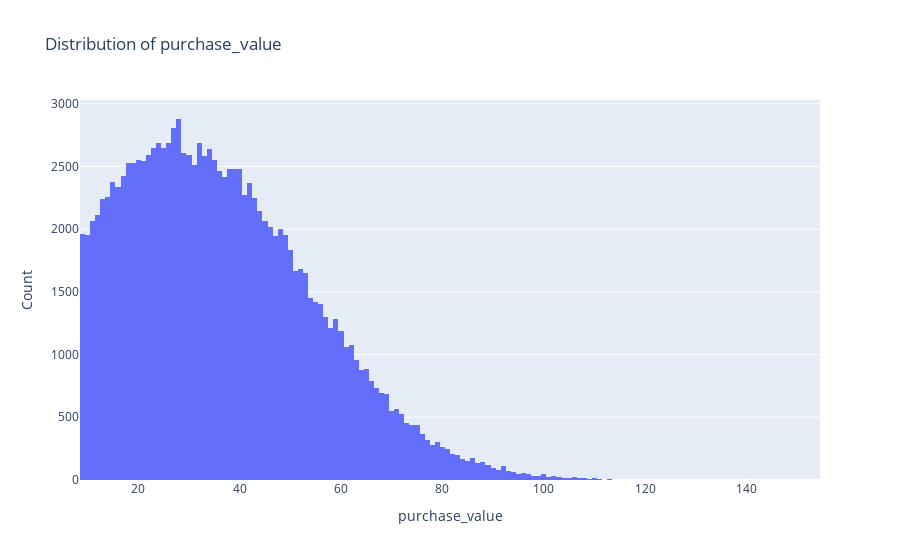
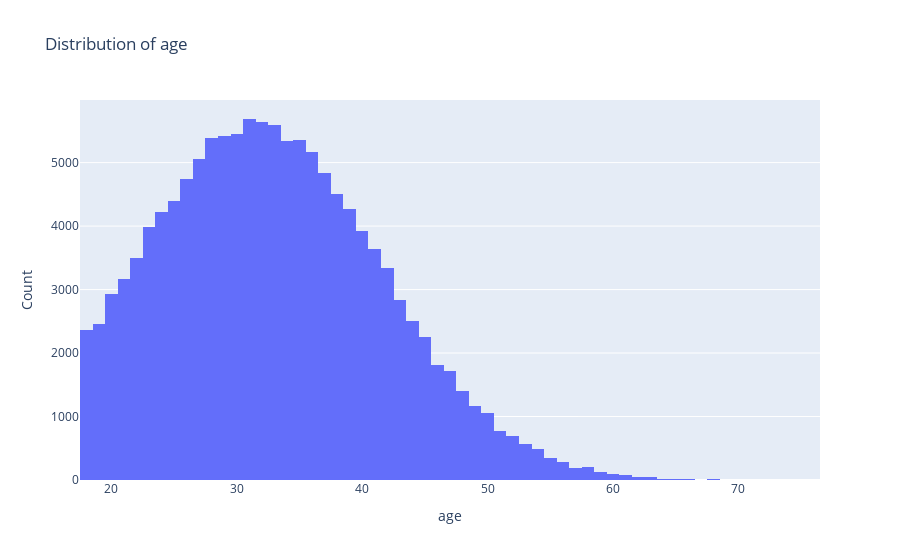
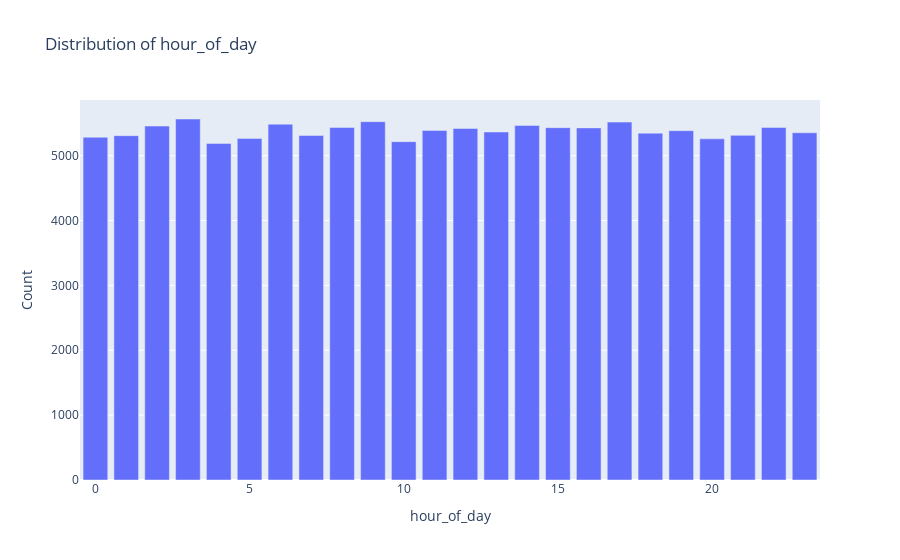
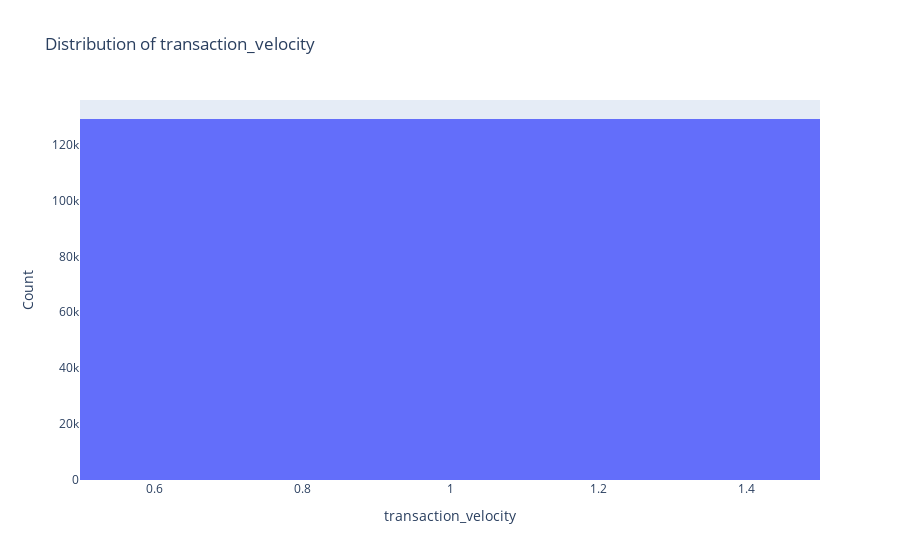

Notebook source saved alongside these figures, in order:
### Code cell
# Distribution analysis of key features
key_features = ['purchase_value', 'age', 'hour_of_day', 'transaction_velocity']
for feature in key_features:
    if feature in fraud_data_featured.columns:
        print(f"\nAnalyzing distribution of {feature}...")
        plot_distribution(fraud_data_featured, feature)

### Figure 1 — Plotly figure (JSON) as saved in the notebook; plotly's stock layout.template omitted (floating-point values rounded to 4 significant figures; data arrays with more than 128 entries replaced by an {"elided": "..."} marker saying what was removed)
{"data": [{"name": "purchase_value", "type": "histogram", "x": {"elided": "129146 int values"}}], "layout": {"title": {"text": "Distribution of purchase_value"}, "xaxis": {"title": {"text": "purchase_value"}}, "yaxis": {"title": {"text": "Count"}}}}

### Figure 2 — Plotly figure (JSON) as saved in the notebook; plotly's stock layout.template omitted (floating-point values rounded to 4 significant figures; data arrays with more than 128 entries replaced by an {"elided": "..."} marker saying what was removed)
{"data": [{"name": "age", "type": "histogram", "x": {"elided": "129146 int values"}}], "layout": {"title": {"text": "Distribution of age"}, "xaxis": {"title": {"text": "age"}}, "yaxis": {"title": {"text": "Count"}}}}

### Figure 3 — Plotly figure (JSON) as saved in the notebook; plotly's stock layout.template omitted (floating-point values rounded to 4 significant figures)
{"data": [{"type": "bar", "x": [3, 9, 17, 6, 14, 2, 8, 22, 15, 16, 12, 11, 19, 13, 23, 18, 21, 7, 1, 0, 5, 20, 10, 4], "y": [5565, 5524, 5517, 5485, 5465, 5456, 5435, 5435, 5432, 5428, 5419, 5389, 5385, 5365, 5353, 5347, 5313, 5311, 5308, 5284, 5266, 5259, 5216, 5189]}], "layout": {"title": {"text": "Distribution of hour_of_day"}, "xaxis": {"title": {"text": "hour_of_day"}}, "yaxis": {"title": {"text": "Count"}}}}

### Figure 4 — Plotly figure (JSON) as saved in the notebook; plotly's stock layout.template omitted (floating-point values rounded to 4 significant figures; data arrays with more than 128 entries replaced by an {"elided": "..."} marker saying what was removed)
{"data": [{"name": "transaction_velocity", "type": "histogram", "x": {"elided": "129146 float values"}}], "layout": {"title": {"text": "Distribution of transaction_velocity"}, "xaxis": {"title": {"text": "transaction_velocity"}}, "yaxis": {"title": {"text": "Count"}}}}
